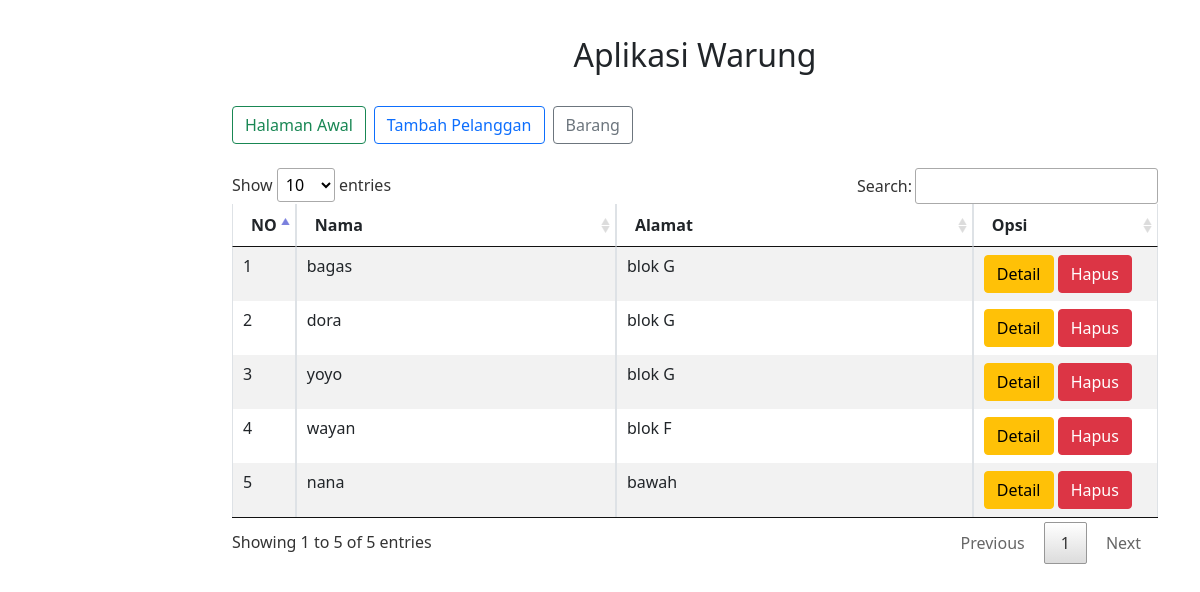
Before: / with the older database file.
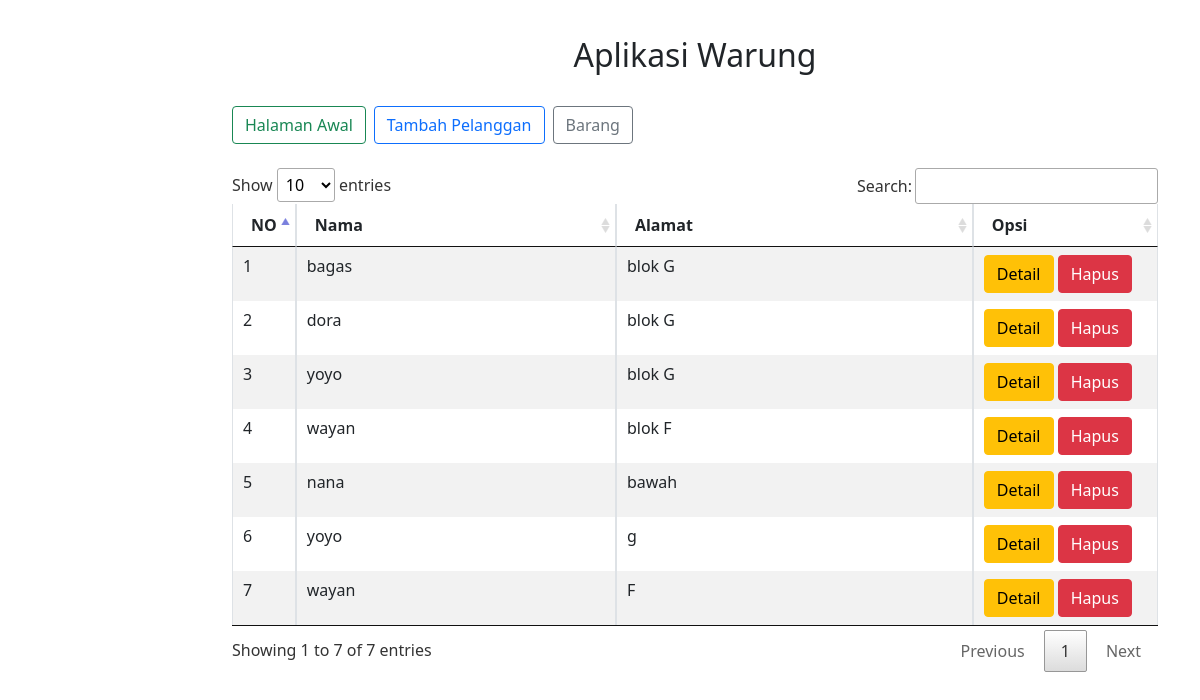
After: the same page with the newer database file.
### tables this page shows
CREATE TABLE `pelanggan` (
  `id_pelanggan` int(11) NOT NULL,
  `nama` varchar(250) NOT NULL,
  `alamat` varchar(100) NOT NULL
);

### index.php (the view, shortened to what this page needs)
<?php
include 'src\koneksi.php';
?>
<html lang="en">
<head>
	<link rel="stylesheet" href="asset/css/bootstrap.min.css" />
	<link rel="stylesheet" href="asset/css/datatables.css">
	<link rel="stylesheet" href="asset/css/jquery.dataTables.min.css">
</head>
<body>
	<div class="container" style="margin-top:3%">
		<div class="row">
			<div class=" col-md-10 offset-md-2">
				<?php
				include "nav.php"
				?>
				<br>
				<table id="example" class="table table-striped table-bordered" style="width:100%">
					<thead>
						<tr>
							<th width="5%">NO</th>
							<th>Nama</th>
							<th>Alamat</th>
							<th width="20%">Opsi</th>
						</tr>
					</thead>
					<tbody>
						<?php
						$no = 1;
						$data = mysqli_query($koneksi, " SELECT * FROM pelanggan order by id_pelanggan ASC");
						while ($row = mysqli_fetch_array($data)) {
						?>
							<tr>
								<td>
									<?= $no++; ?>
								</td>
								<td>
									<?= $row['nama']; ?>
								</td>
								<td>
									<?= $row['alamat']; ?>
								</td>
								<td>
									<a href="detail.php?id_pelanggan=<?= $row['id_pelanggan']; ?>" class="btn btn-warning">Detail</a>
									<a href="src\hapusPelanggan.php?id_pelanggan=<?= $row['id_pelanggan']; ?>" onclick="return deleteconfig()"><span class="btn btn-danger">Hapus</span></a>
								</td>
							</tr>
						<?php
						}
						?>
					</tbody>
				</table>
			</div>
		</div>
	</div>
</body>
</html>

### nav.php
<center>
    <h2>Aplikasi Warung</h2>
</center>
<br>
<nav class="nav gap-2 ">
    <a class="btn btn-outline-success " aria-current="page" href="index.php">Halaman Awal</a>
    <a class="btn btn-outline-primary " aria-current="page" href="tambahPelanggan.php">Tambah Pelanggan</a>
    <a class="btn btn-outline-secondary " aria-current="page" href="barang.php">Barang</a>
</nav>

### asset/css/datatables.css (style rules this page uses)
table.dataTable { width: 100%; margin: 0 auto; clear: both; border-collapse: separate; border-spacing: 0; }
table.dataTable thead th, table.dataTable tfoot th { font-weight: bold; }
table.dataTable thead th, table.dataTable thead td { padding: 10px 18px; border-bottom: 1px solid #111; }
table.dataTable thead .sorting, table.dataTable thead .sorting_asc, table.dataTable thead .sorting_desc, table.dataTable thead .sorting_asc_disabled, table.dataTable thead .sorting_desc_disabled { cursor: pointer; *cursor: hand; background-repeat: no-repeat; background-position: center right; }
table.dataTable thead .sorting { background-image: url("DataTables-1.11.0/images/sort_both.png"); }
table.dataTable thead .sorting_asc { background-image: url("DataTables-1.11.0/images/sort_asc.png") !important; }
table.dataTable tbody tr { background-color: #ffffff; }
table.dataTable tbody th, table.dataTable tbody td { padding: 8px 10px; }
table.dataTable.no-footer { border-bottom: 1px solid #111; }
table.dataTable th, table.dataTable td { box-sizing: content-box; }

Changed rows visible on the page:
added pelanggan: nama "yoyo", alamat "g"
added pelanggan: nama "wayan", alamat "F"
Other visible differences:
text written by a page script: "Show entries Search: Showing 1 to 5 of 5 entries Previous 1 Next" → "Show entries Search: Showing 1 to 7 of 7 entries Previous 1 Next"
